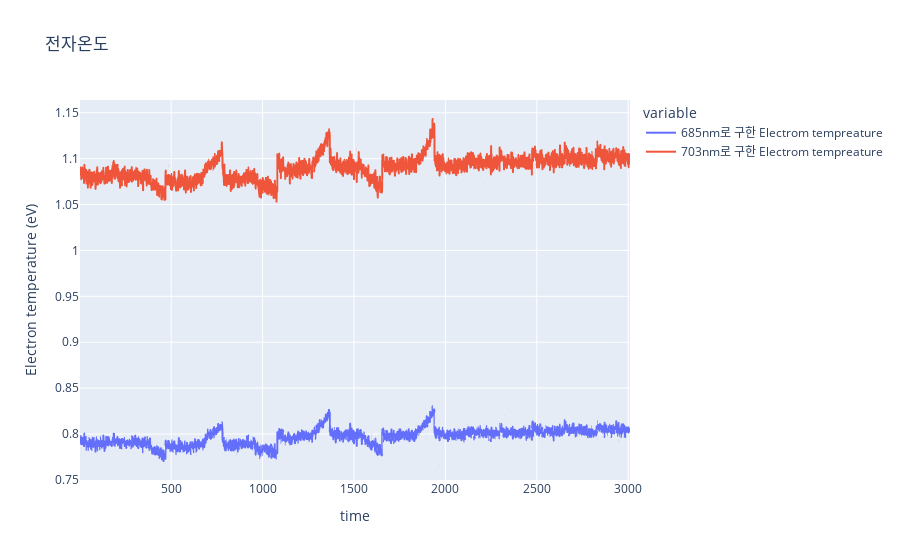

The cell this chart's notebook holds for it:
### Code cell
fig = px.line(df_20200611_1_0_EPD, x="index", y=["685nm로 구한 Electrom tempreature", "703nm로 구한 Electrom tempreature"], title="전자온도"
)
fig.update_yaxes(title_text='Electron temperature (eV)')
fig.update_xaxes(title_text='time')
fig.show()

### Figure 1 — Plotly figure (JSON) as saved in the notebook; plotly's stock layout.template omitted (floating-point values rounded to 4 significant figures; data arrays with more than 128 entries replaced by an {"elided": "..."} marker saying what was removed)
{"data": [{"hovertemplate": "variable=685nm로 구한 Electrom tempreature<br>index=%{x}<br>value=%{y}<extra></extra>", "legendgroup": "685nm로 구한 Electrom tempreature", "line": {"color": "#636efa", "dash": "solid"}, "mode": "lines", "name": "685nm로 구한 Electrom tempreature", "showlegend": true, "type": "scattergl", "x": {"elided": "3010 int values"}, "xaxis": "x", "y": {"elided": "3010 float values"}, "yaxis": "y"}, {"hovertemplate": "variable=703nm로 구한 Electrom tempreature<br>index=%{x}<br>value=%{y}<extra></extra>", "legendgroup": "703nm로 구한 Electrom tempreature", "line": {"color": "#EF553B", "dash": "solid"}, "mode": "lines", "name": "703nm로 구한 Electrom tempreature", "showlegend": true, "type": "scattergl", "x": {"elided": "3010 int values"}, "xaxis": "x", "y": {"elided": "3010 float values"}, "yaxis": "y"}], "layout": {"legend": {"title": {"text": "variable"}, "tracegroupgap": 0}, "title": {"text": "전자온도"}, "xaxis": {"anchor": "y", "domain": [0, 1], "title": {"text": "time"}}, "yaxis": {"anchor": "x", "domain": [0, 1], "title": {"text": "Electron temperature (eV)"}}}}
